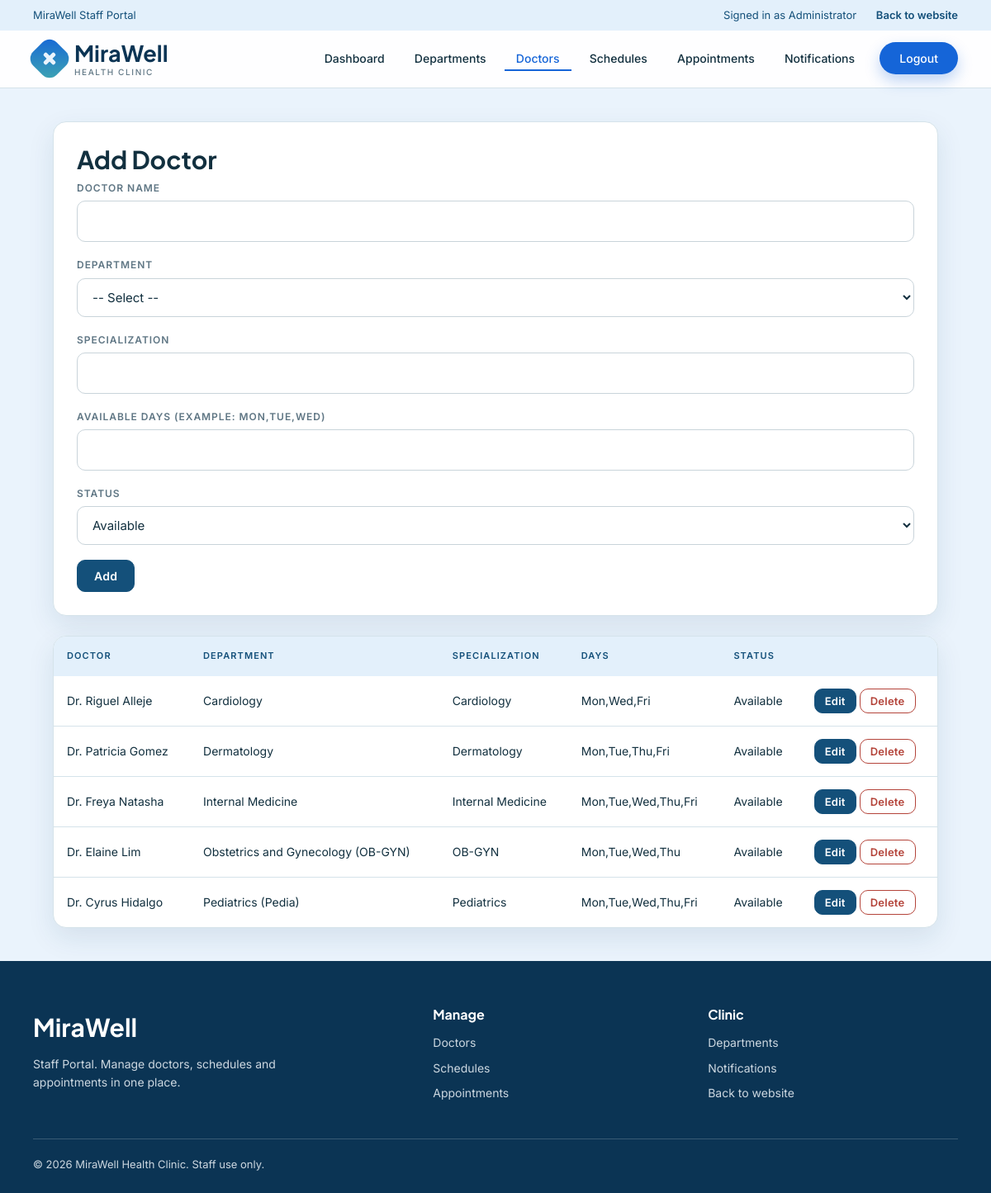
Page /medical_appointment/admin/doctors.php (signed in) on the committed database.
### tables this page shows
CREATE TABLE doctors (
  doctor_id INT AUTO_INCREMENT PRIMARY KEY,
  department_id INT NOT NULL,
  doctor_name VARCHAR(100) NOT NULL,
  specialization VARCHAR(100) NOT NULL,
  available_days VARCHAR(40) NOT NULL,
  status ENUM('Available','Inactive') NOT NULL DEFAULT 'Available',
  FOREIGN KEY (department_id) REFERENCES departments(department_id)
);

CREATE TABLE departments (
  department_id INT AUTO_INCREMENT PRIMARY KEY,
  department_name VARCHAR(100) NOT NULL UNIQUE,
  description VARCHAR(255)
);

### medical_appointment/api/config.php (called while the page is built, shortened)
<?php
try {
    $conn = new mysqli("localhost", "root", "", "medical_appointment");
    $conn->set_charset("utf8mb4");
} catch (Exception $ex) {
    die("Cannot connect to the database. Start MySQL in XAMPP and import database.sql first.");
}
function run($sql, $types = "", $params = []) {
    global $conn;
    $stmt = $conn->prepare($sql);
    $stmt->execute();
    return $stmt;
}
function rows($sql, $types = "", $params = []) {
    return run($sql, $types, $params)->get_result()->fetch_all(MYSQLI_ASSOC);
}
function e($text) {
    return htmlspecialchars($text ?? "");
}
require_once __DIR__ . "/functions.php";

### medical_appointment/admin/doctors.php (the view, shortened to what this page needs)
<?php
include "../api/config.php";
$edit = null;
$doctors = rows("SELECT d.*, dep.department_name FROM doctors d JOIN departments dep ON dep.department_id = d.department_id ORDER BY dep.department_name, d.doctor_name");
include "header.php";
?>
<div class="box">
    <h2><?= $edit ? "Edit Doctor" : "Add Doctor" ?></h2>
    <form method="post">
        <label>Doctor Name</label>
        <input type="text" name="name" value="<?= e($edit["doctor_name"] ?? "") ?>" required>
        <label>Department</label>
        <select name="department_id" required>
            <option value="">-- Select --</option>
        </select>
        <label>Specialization</label>
        <input type="text" name="specialization" value="<?= e($edit["specialization"] ?? "") ?>" required>
        <label>Available Days (example: Mon,Tue,Wed)</label>
        <input type="text" name="days" value="<?= e($edit["available_days"] ?? "") ?>" required>
        <label>Status</label>
        <select name="status">
            <option <?= ($edit["status"] ?? "") == "Available" ? "selected" : "" ?>>Available</option>
        </select>
        <button type="submit"><?= $edit ? "Update" : "Add" ?></button>
    </form>
</div>
<div class="table-wrap">
    <table>
        <tr>
            <th>Doctor</th>
            <th>Department</th>
            <th>Specialization</th>
            <th>Days</th>
            <th>Status</th>
            <th></th>
        </tr>
        <?php foreach ($doctors as $d) { ?>
            <tr>
                <td><?= e($d["doctor_name"]) ?></td>
                <td><?= e($d["department_name"]) ?></td>
                <td><?= e($d["specialization"]) ?></td>
                <td><?= e($d["available_days"]) ?></td>
                <td><?= e($d["status"]) ?></td>
                <td>
                    <a class="btn" href="doctors.php?edit=<?= $d["doctor_id"] ?>">Edit</a>
                    <a class="btn btn-red" href="doctors.php?delete=<?= $d["doctor_id"] ?>" data-confirm="Delete this doctor? Their schedules and appointments will also be deleted.">Delete</a>
                </td>
            </tr>
        <?php } ?>
    </table>
</div>
<?php include "footer.php"; ?>

### medical_appointment/admin/header.php (shortened to what this page needs)
<?php
$loggedIn = isset($_SESSION["admin_id"]);
?>
<!DOCTYPE html>
<html>
<head>
    <link rel="stylesheet" href="../style/style.css">
</head>
<body>
<div class="topbar">
    <div class="inner">
        <span>MiraWell Staff Portal</span>
        <span>
            <?php if ($loggedIn) { ?>
                Signed in as <?= e($_SESSION["admin_name"]) ?>
            <?php } ?>
            <a href="../patient/index.php">Back to website</a>
        </span>
    </div>
</div>
<div class="navbar">
    <a class="logo" href="<?= $loggedIn ? "index.php" : "login.php" ?>">
        <span class="mark"></span>
        <span>MiraWell<small>Health Clinic</small></span>
    </a>
    <div class="links">
        <?php if ($loggedIn) { ?>
            <?= navLink("index.php", "Dashboard") ?>
            <?= navLink("departments.php", "Departments") ?>
            <?= navLink("doctors.php", "Doctors") ?>
            <?= navLink("schedules.php", "Schedules") ?>
            <?= navLink("appointments.php", "Appointments") ?>
            <?= navLink("notifications.php", "Notifications") ?>
            <a class="nav-btn" href="logout.php">Logout</a>
        <?php } else { ?>
            <a class="nav-btn" href="login.php">Staff Login</a>
        <?php } ?>
    </div>
</div>
<div class="container">

### medical_appointment/api/functions.php (shortened to what this page needs)
<?php
function navLink($file, $text) {
    $class = basename($_SERVER["PHP_SELF"]) == $file ? ' class="active"' : "";
    return '<a href="' . $file . '"' . $class . '>' . $text . '</a>';
}

### medical_appointment/admin/footer.php (shortened to what this page needs)
</div>
<div class="footer">
    <div class="cols">
        <div>
            <div class="brand">MiraWell</div>
            <p>Staff Portal. Manage doctors, schedules and appointments in one place.</p>
        </div>
        <div>
            <h4>Manage</h4>
            <a href="doctors.php">Doctors</a>
            <a href="schedules.php">Schedules</a>
            <a href="appointments.php">Appointments</a>
        </div>
        <div>
            <h4>Clinic</h4>
            <a href="departments.php">Departments</a>
            <a href="notifications.php">Notifications</a>
            <a href="../patient/index.php">Back to website</a>
        </div>
    </div>
    <div class="copy">&copy; <?= date("Y") ?> MiraWell Health Clinic. Staff use only.</div>
</div>
</body>
</html>

### rows in the picture
doctors: doctor_name "Dr. Riguel Alleje", department.department_name "Cardiology", specialization "Cardiology", available_days "Mon,Wed,Fri", status "Available"
doctors: doctor_name "Dr. Patricia Gomez", department.department_name "Dermatology", specialization "Dermatology", available_days "Mon,Tue,Thu,Fri", status "Available"
doctors: doctor_name "Dr. Freya Natasha", department.department_name "Internal Medicine", specialization "Internal Medicine", available_days "Mon,Tue,Wed,Thu,Fri", status "Available"
doctors: doctor_name "Dr. Elaine Lim", department.department_name "Obstetrics and Gynecology (OB-GYN)", specialization "OB-GYN", available_days "Mon,Tue,Wed,Thu", status "Available"
doctors: doctor_name "Dr. Cyrus Hidalgo", department.department_name "Pediatrics (Pedia)", specialization "Pediatrics", available_days "Mon,Tue,Wed,Thu,Fri", status "Available"

### other values in the picture
$_SESSION["admin_name"] "Administrator"
$text "Dashboard Departments Doctors Schedules Appointments Notifications"
